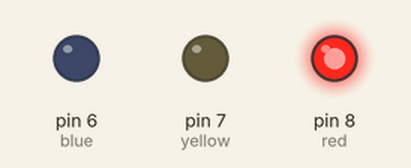
The sketch below on a simulated Arduino Uno, built with avr-gcc and run on an emulated ATmega328P. Shown: output pins drawn as LEDs (lit = HIGH).

Above: at 0.5 s.
At 1.5 s:
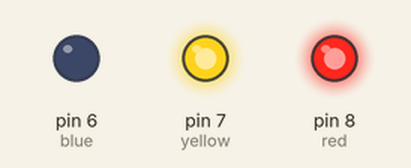
At 2.5 s:
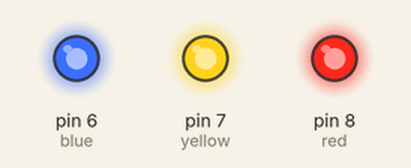
At 3.2 s:
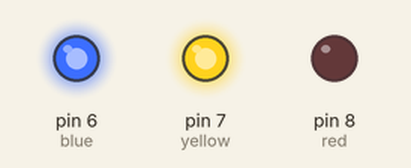
At 3.7 s:
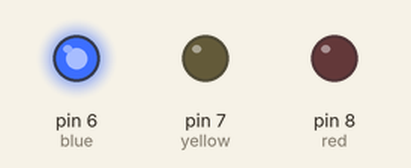
At 4.2 s:
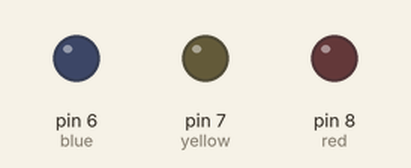
Timing chart, 0 to 5.9 s (numbered marks = the images above):
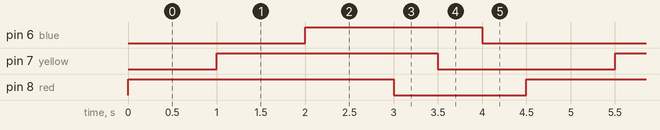

The sketch:

LedYakma2.ino
```cpp
//Led lighting operation with 3 leds.
#define red 8
#define yellow 7
#define blue 6
void setup() {
  pinMode(red,OUTPUT);
  pinMode(yellow,OUTPUT);
  pinMode(blue,OUTPUT);
}

void loop() {
 digitalWrite(red,HIGH);
 delay(1000);
 digitalWrite(yellow,HIGH);
 delay(1000);
 digitalWrite(blue,HIGH);
 delay(1000);
 digitalWrite(red,LOW);
 delay(500);
 digitalWrite(yellow,LOW);
 delay(500);
 digitalWrite(blue,LOW);
 delay(500);
}
```

Measured:
- by itself, pin 6 (blue): alternates HIGH for 2.0 s and LOW for 2.5 s
- by itself, pin 7 (yellow): alternates HIGH for 2.5 s and LOW for 2.0 s
- by itself, pin 8 (red): alternates HIGH for 3.0 s and LOW for 1.5 s
